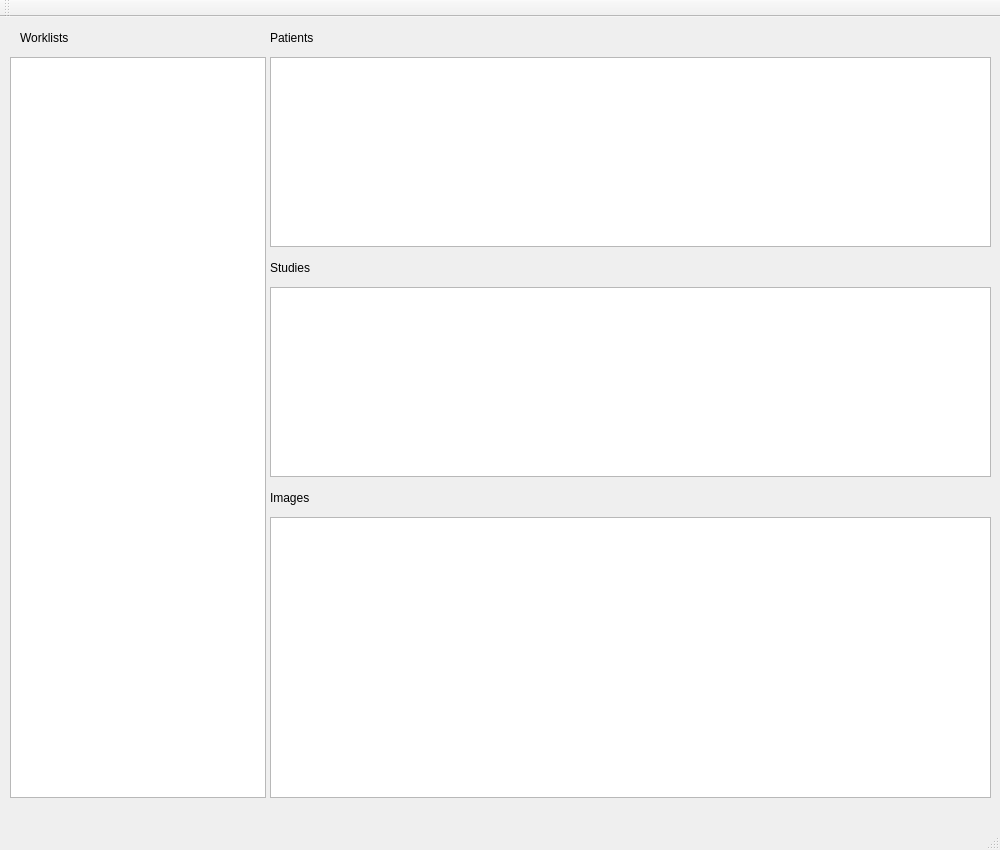
<?xml version="1.0" encoding="UTF-8"?>
<ui version="4.0">
 <class>ASAP_GUI_Layout</class>
 <widget class="QMainWindow" name="ASAP_GUI_Layout">
  <property name="geometry">
   <rect>
    <x>0</x>
    <y>0</y>
    <width>1000</width>
    <height>850</height>
   </rect>
  </property>
  <property name="windowTitle">
   <string>Worklistinterface</string>
  </property>
  <widget class="QWidget" name="centralWidget">
   <widget class="QTreeView" name="WorklistView">
    <property name="geometry">
     <rect>
      <x>10</x>
      <y>40</y>
      <width>256</width>
      <height>741</height>
     </rect>
    </property>
    <property name="rootIsDecorated">
     <bool>true</bool>
    </property>
    <property name="headerHidden">
     <bool>true</bool>
    </property>
   </widget>
   <widget class="QTableView" name="PatientView">
    <property name="geometry">
     <rect>
      <x>270</x>
      <y>40</y>
      <width>721</width>
      <height>190</height>
     </rect>
    </property>
    <attribute name="horizontalHeaderCascadingSectionResizes">
     <bool>true</bool>
    </attribute>
    <attribute name="horizontalHeaderShowSortIndicator" stdset="0">
     <bool>false</bool>
    </attribute>
    <attribute name="horizontalHeaderStretchLastSection">
     <bool>true</bool>
    </attribute>
    <attribute name="verticalHeaderVisible">
     <bool>false</bool>
    </attribute>
    <attribute name="verticalHeaderDefaultSectionSize">
     <number>33</number>
    </attribute>
    <attribute name="verticalHeaderMinimumSectionSize">
     <number>20</number>
    </attribute>
   </widget>
   <widget class="QTableView" name="StudyView">
    <property name="geometry">
     <rect>
      <x>270</x>
      <y>270</y>
      <width>721</width>
      <height>190</height>
     </rect>
    </property>
    <attribute name="verticalHeaderVisible">
     <bool>false</bool>
    </attribute>
   </widget>
   <widget class="QListView" name="ImageView">
    <property name="geometry">
     <rect>
      <x>270</x>
      <y>500</y>
      <width>721</width>
      <height>281</height>
     </rect>
    </property>
    <property name="iconSize">
     <size>
      <width>200</width>
      <height>200</height>
     </size>
    </property>
    <property name="resizeMode">
     <enum>QListView::Fixed</enum>
    </property>
    <property name="viewMode">
     <enum>QListView::IconMode</enum>
    </property>
   </widget>
   <widget class="QLabel" name="label_worklists">
    <property name="geometry">
     <rect>
      <x>20</x>
      <y>10</y>
      <width>121</width>
      <height>21</height>
     </rect>
    </property>
    <property name="text">
     <string>Worklists</string>
    </property>
   </widget>
   <widget class="QLabel" name="label_patients">
    <property name="geometry">
     <rect>
      <x>270</x>
      <y>10</y>
      <width>71</width>
      <height>21</height>
     </rect>
    </property>
    <property name="text">
     <string>Patients</string>
    </property>
   </widget>
   <widget class="QLabel" name="label_studies">
    <property name="geometry">
     <rect>
      <x>270</x>
      <y>240</y>
      <width>101</width>
      <height>21</height>
     </rect>
    </property>
    <property name="text">
     <string>Studies</string>
    </property>
   </widget>
   <widget class="QLabel" name="label_images">
    <property name="geometry">
     <rect>
      <x>270</x>
      <y>470</y>
      <width>81</width>
      <height>21</height>
     </rect>
    </property>
    <property name="text">
     <string>Images</string>
    </property>
   </widget>
  </widget>
  <widget class="QMenuBar" name="menuBar">
   <property name="geometry">
    <rect>
     <x>0</x>
     <y>0</y>
     <width>1000</width>
     <height>24</height>
    </rect>
   </property>
  </widget>
  <widget class="QToolBar" name="mainToolBar">
   <attribute name="toolBarArea">
    <enum>TopToolBarArea</enum>
   </attribute>
   <attribute name="toolBarBreak">
    <bool>false</bool>
   </attribute>
  </widget>
  <widget class="QStatusBar" name="statusBar"/>
 </widget>
 <layoutdefault spacing="6" margin="11"/>
 <resources/>
 <connections/>
</ui>
